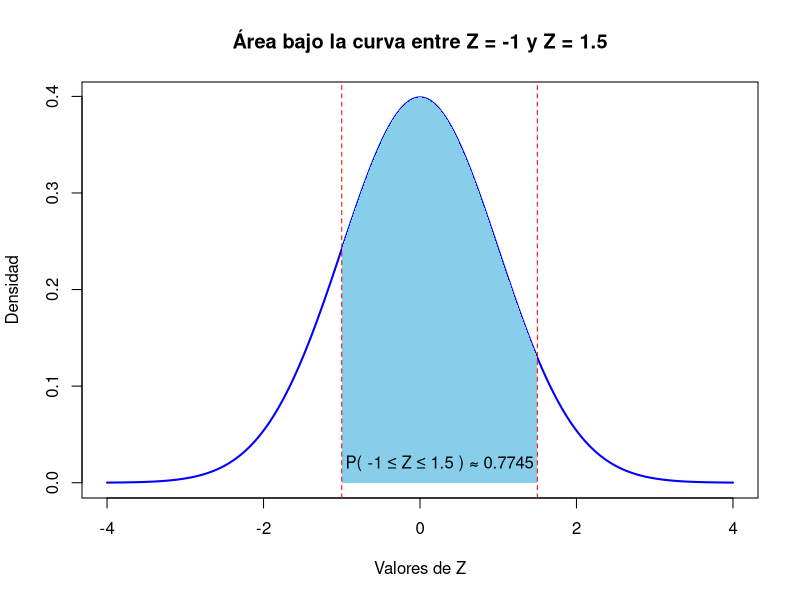

Source code (R):
# Valores de z
z1 <- -1
z2 <- 1.5

# Eje x
x <- seq(-4, 4, length = 1000)

# Densidad normal estándar
y <- dnorm(x)

# Graficar curva
plot(x, y, type = "l", lwd = 2, col = "blue",
     main = paste("Área bajo la curva entre Z =", z1, "y Z =", z2),
     xlab = "Valores de Z", ylab = "Densidad")

# Sombrear área entre z1 y z2
x_sombra <- x[x >= z1 & x <= z2]
y_sombra <- y[x >= z1 & x <= z2]
polygon(c(z1, x_sombra, z2),
        c(0, y_sombra, 0),
        col = "skyblue",border = NA)

# Líneas verticales
abline(v = z1, col = "red", lty = 2)
abline(v = z2, col = "red", lty = 2)

# Calcular probabilidad
prob <- pnorm(z2) - pnorm(z1)
text((z1 + z2) / 2, 0.02, paste("P(", z1, "≤ Z ≤", z2, ") ≈", round(prob, 4)), col = "black")